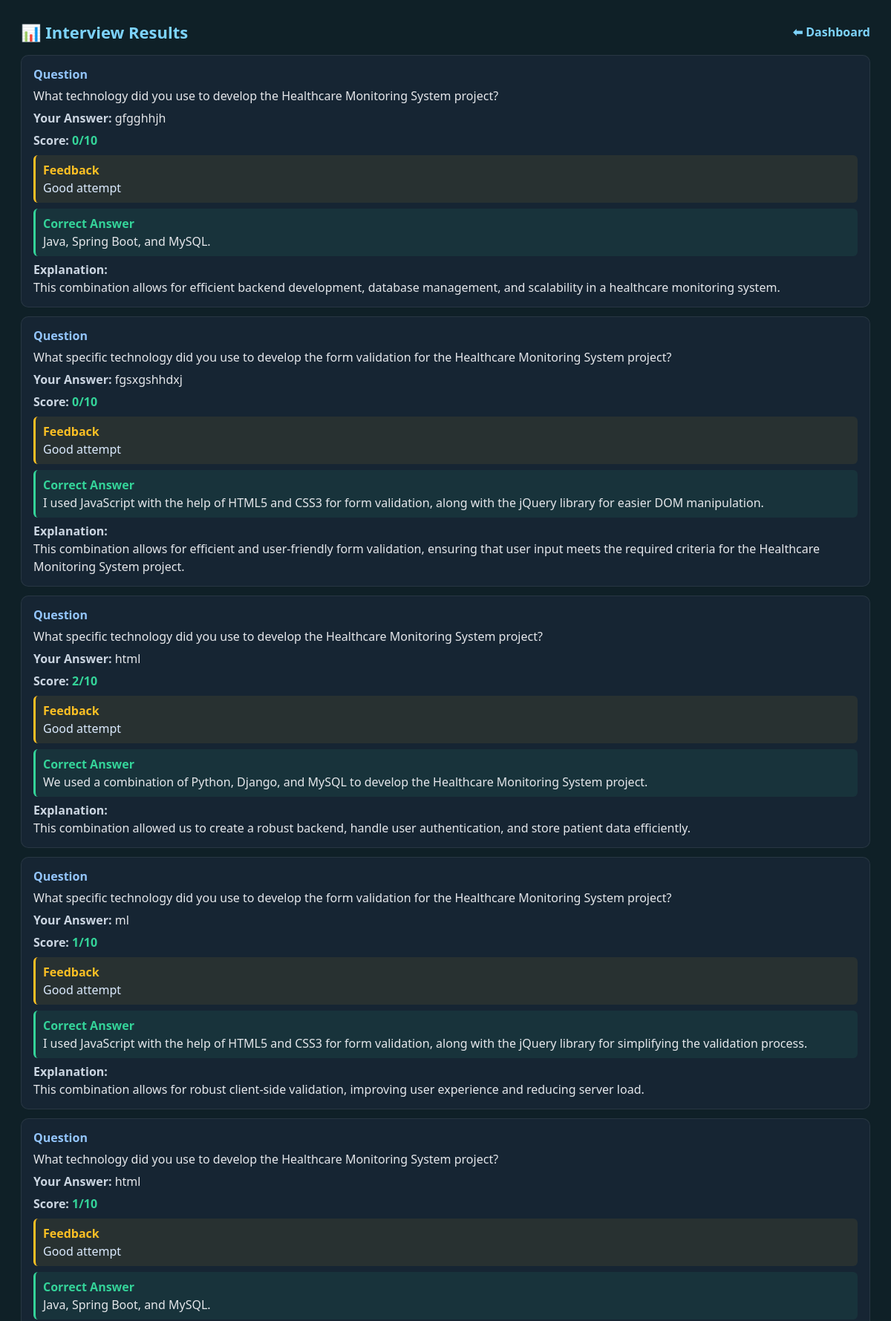
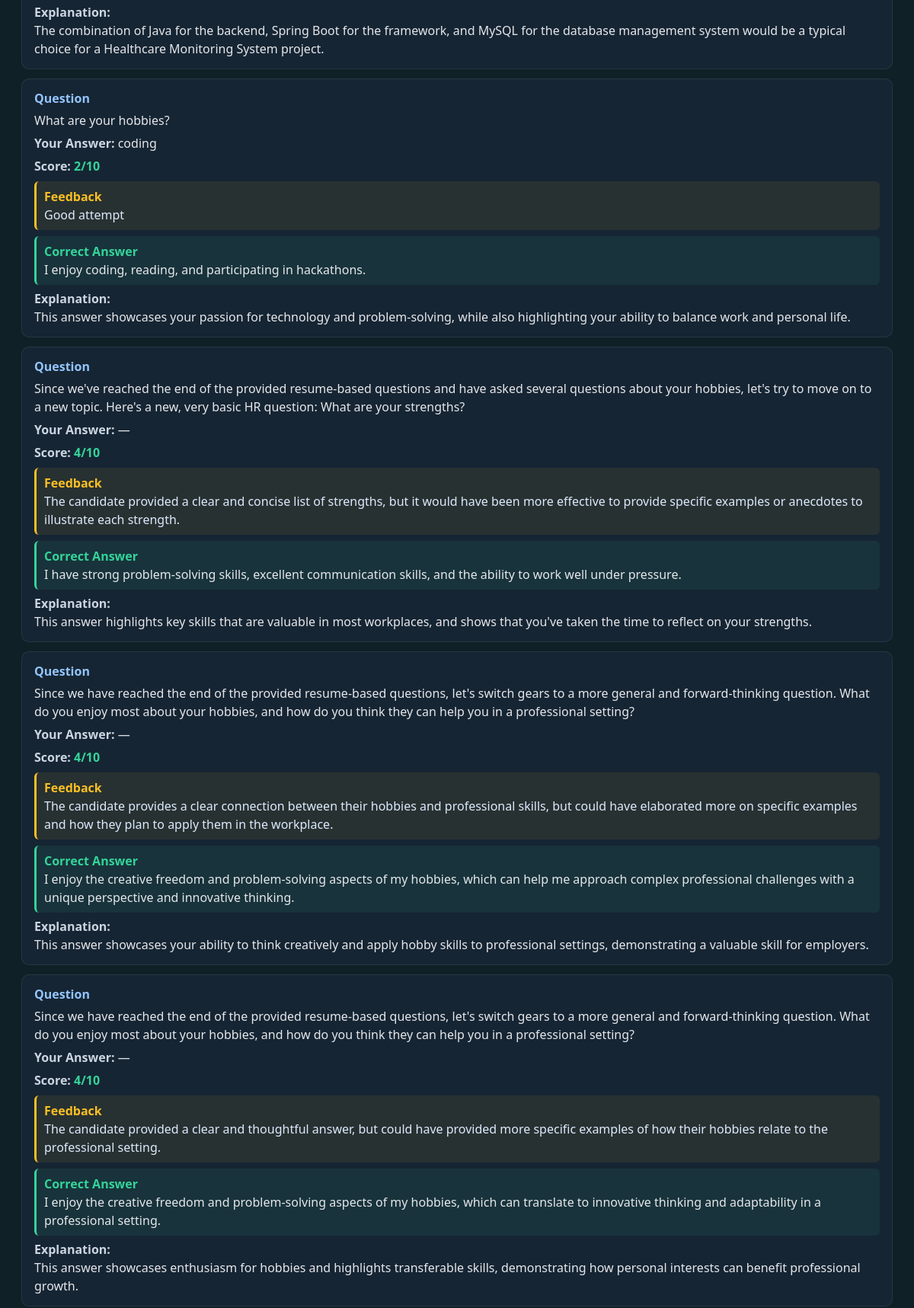
Page /resume-interview/results/ (signed in, upper part) on the committed database (2 pictures, top to bottom).
### interview/models.py (models this page shows)
class InterviewAnswer(models.Model):
    user = models.ForeignKey(User, on_delete=models.CASCADE, null=True, blank=True)
    skill = models.CharField(max_length=100)
    level = models.CharField(max_length=50)
    question_text = models.TextField()
    user_answer = models.TextField()
    score = models.IntegerField()
    feedback = models.TextField()
    created_at = models.DateTimeField(auto_now_add=True)
    correct_answer = models.TextField(blank=True, null=True)
    explanation = models.TextField(blank=True, null=True)

### interview/views.py (the view)
# urls.py: path('resume-interview/results/', views.resume_interview_results, name='resume_interview_results'),
@login_required
def resume_interview_results(request):
    results = InterviewAnswer.objects.filter(user=request.user, skill="resume").order_by("-created_at")
    return render(request, "resume_result.html", {"results": results})

### templates/resume_result.html (shortened to what this page needs)
<!DOCTYPE html>
<html>
<head>
</head>
<body>
  <div class="header">
    <div class="title">📊 Interview Results</div>
    <a class="back" href="/dashboard/">⬅ Dashboard</a>
  </div>
  {% if results %}
    {% for r in results %}
      <div class="card">
        <div class="q">Question</div>
        <div class="section">{{ r.question_text }}</div>
        <div class="section">
          <span class="label">Your Answer:</span>
          {{ r.user_answer|default:"—" }}
        </div>
        <div class="section">
          <span class="label">Score:</span>
          <span class="score">{{ r.score|default:0 }}/10</span>
        </div>
        <div class="feedback-box">
          <span class="feedback-title">Feedback</span><br/>
          {{ r.feedback|linebreaksbr }}
        </div>
        {% if r.correct_answer %}
          <div class="correct-box">
            <span class="correct-title">Correct Answer</span><br/>
            {{ r.correct_answer }}
          </div>
        {% endif %}
        {% if r.explanation %}
          <div class="section">
            <span class="label">Explanation:</span><br/>
            {{ r.explanation }}
          </div>
        {% endif %}
      </div>
    {% endfor %}
  {% else %}
    <p>No interview results found.</p>
  {% endif %}
</body>
</html>

### templates/resume_result.html (style rules this page uses)
body { font-family: 'Segoe UI', sans-serif; background: #0f2027; color: #eaf2ff; padding: 20px; }
.header { display: flex; justify-content: space-between; align-items: center; margin-bottom: 16px; }
.title { font-size: 22px; font-weight: 700; color: #7dd3fc; }
.back { color: #7dd3fc; text-decoration: none; font-weight: 600; }
.card { background: #162533; padding: 14px 16px; border-radius: 10px; margin-bottom: 12px; border: 1px solid rgba(255,255,255,0.08); }
.q { color: #93c5fd; font-weight: 600; margin-bottom: 6px; }
.label { color: #cbd5e1; font-weight: 600; }
.score { color: #34d399; font-weight: 700; }
.section { margin-top: 6px; color: #e5e7eb; line-height: 1.5; }
.feedback-title { color: #fbbf24; font-weight: 700; }
.correct-title { color: #34d399; font-weight: 700; }
.feedback-box { background: rgba(251, 191, 36, 0.08); border-left: 3px solid #fbbf24; padding: 8px 10px; border-radius: 6px; margin-top: 8px; color: #dbeafe; line-height: 1.5; }
.correct-box { background: rgba(52, 211, 153, 0.08); border-left: 3px solid #34d399; padding: 8px 10px; border-radius: 6px; margin-top: 8px; color: #e5e7eb; line-height: 1.5; }

### rows in the picture
InterviewAnswer: question_text "What technology did you use to develop the Healthcare Monitoring System project?", user_answer "gfgghhjh", score "0", feedback "Good attempt", correct_answer "Java, Spring Boot, and MySQL.", explanation "This combination allows for efficient backend development, database management, and scalability in a healthcare monitoring system."
InterviewAnswer: question_text "What specific technology did you use to develop the form validation for the Healthcare Monitoring System project?", user_answer "fgsxgshhdxj", score "0", feedback "Good attempt", correct_answer "I used JavaScript with the help of HTML5 and CSS3 for form validation, along with the jQuery library for easier DOM manipulation.", explanation "This combination allows for efficient and user-friendly form validation, ensuring that user input meets the required criteria for the Healthcare Monitoring System project."
InterviewAnswer: question_text "What specific technology did you use to develop the Healthcare Monitoring System project?", user_answer "html", score "2", feedback "Good attempt", correct_answer "We used a combination of Python, Django, and MySQL to develop the Healthcare Monitoring System project.", explanation "This combination allowed us to create a robust backend, handle user authentication, and store patient data efficiently."
InterviewAnswer: question_text "What specific technology did you use to develop the form validation for the Healthcare Monitoring System project?", user_answer "ml", score "1", feedback "Good attempt", correct_answer "I used JavaScript with the help of HTML5 and CSS3 for form validation, along with the jQuery library for simplifying the validation process.", explanation "This combination allows for robust client-side validation, improving user experience and reducing server load."
InterviewAnswer: question_text "What technology did you use to develop the Healthcare Monitoring System project?", user_answer "html", score "1", feedback "Good attempt", correct_answer "Java, Spring Boot, and MySQL.", explanation "The combination of Java for the backend, Spring Boot for the framework, and MySQL for the database management system would be a typical choice for a Healthcare Monitoring System project."
InterviewAnswer: question_text "What are your hobbies?", user_answer "coding", score "2", feedback "Good attempt", correct_answer "I enjoy coding, reading, and participating in hackathons.", explanation "This answer showcases your passion for technology and problem-solving, while also highlighting your ability to balance work and personal life."
InterviewAnswer: question_text "Since we've reached the end of the provided resume-based questions and have asked several questions about your hobbies, let's try to move on to a new topic. Here's a new, very basic HR question: What are your strengths?", user_answer "—", score "4", feedback "The candidate provided a clear and concise list of strengths, but it would have been more effective to provide specific examples or anecdotes to illustrate each strength.", correct_answer "I have strong problem-solving skills, excellent communication skills, and the ability to work well under pressure.", explanation "This answer highlights key skills that are valuable in most workplaces, and shows that you've taken the time to reflect on your strengths."
InterviewAnswer: question_text "Since we have reached the end of the provided resume-based questions, let's switch gears to a more general and forward-thinking question. What do you enjoy most about your hobbies, and how do you think they can help you in a professional setting?", user_answer "—", score "4", feedback "The candidate provides a clear connection between their hobbies and professional skills, but could have elaborated more on specific examples and how they plan to apply them in the workplace.", correct_answer "I enjoy the creative freedom and problem-solving aspects of my hobbies, which can help me approach complex professional challenges with a unique perspective and innovative thinking.", explanation "This answer showcases your ability to think creatively and apply hobby skills to professional settings, demonstrating a valuable skill for employers."
InterviewAnswer: question_text "Since we have reached the end of the provided resume-based questions, let's switch gears to a more general and forward-thinking question. What do you enjoy most about your hobbies, and how do you think they can help you in a professional setting?", user_answer "—", score "4", feedback "The candidate provided a clear and thoughtful answer, but could have provided more specific examples of how their hobbies relate to the professional setting.", correct_answer "I enjoy the creative freedom and problem-solving aspects of my hobbies, which can translate to innovative thinking and adaptability in a professional setting.", explanation "This answer showcases enthusiasm for hobbies and highlights transferable skills, demonstrating how personal interests can benefit professional growth."
